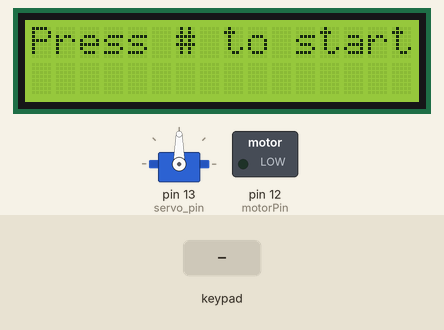
The sketch below on a simulated Arduino Uno, built with avr-gcc and run on an emulated ATmega328P. Parts: 16×2 character LCD, servo, switched loads named in the sketch (green lamp = pin HIGH). The test bench sets the inputs (shaded band).

Above: at 1.2 s.
1.3 s: key '#' pressed
At 2.5 s:
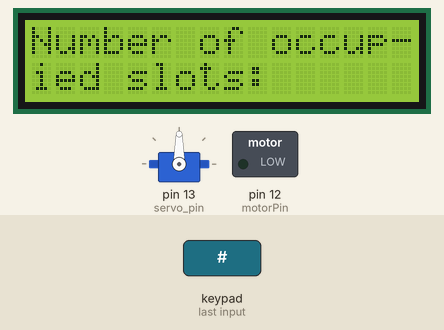
2.8 s: keypad keys 1 1 1 0 9 8 # pressed 0.4 s apart
At 6.1 s:
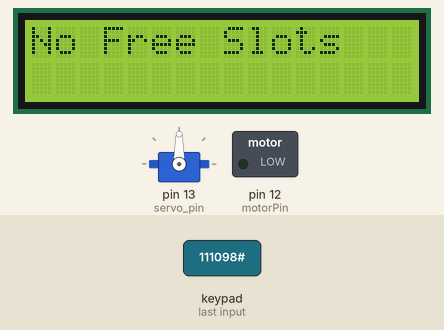
8.2 s: key '#' pressed
At 9.4 s:
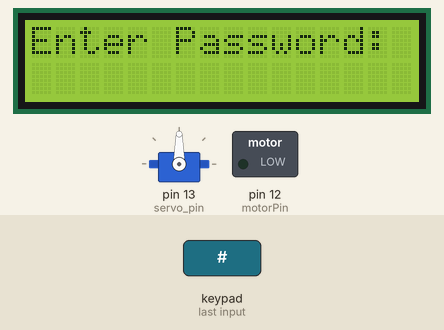
9.7 s: keypad keys 7 6 5 # pressed 0.4 s apart
At 12.3 s:
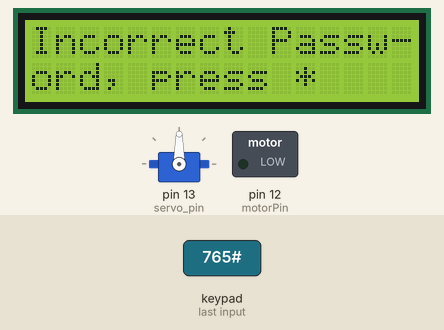
12.8 s: keypad keys 1 1 1 0 9 8 pressed 0.4 s apart
At 15.5 s:
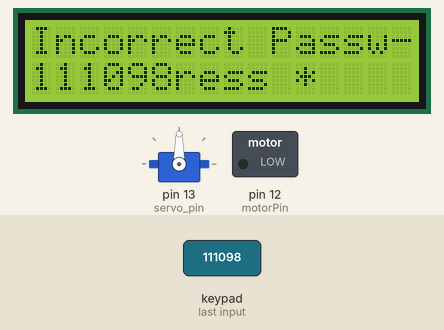
16.7 s: keypad keys 1 1 1 0 9 8 * pressed 0.4 s apart
At 16.91 s:
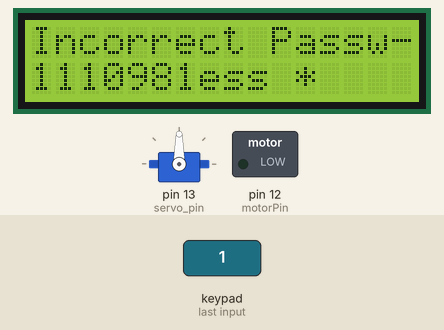
Timing chart, 0 to 19.7 s (numbered marks = the images above; inputs shaded):
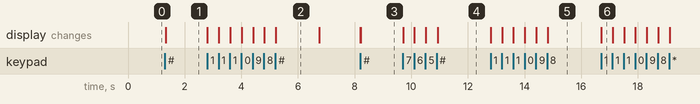

The sketch:

ahmad_s_smart_garage1.ino
```cpp
#include <Adafruit_LiquidCrystal.h>
#include <Keypad.h>
#include <Servo.h>

const int ROW_NUM = 4; //four rows
const int COLUMN_NUM = 3; //four columns


char keys[ROW_NUM][COLUMN_NUM] = {
  {'1','2','3'},
  {'4','5','6'},
  {'7','8','9'},
  {'*','0','#'}
};

byte pin_rows[ROW_NUM] = {11,10, 9, 8}; //connect to the row pinouts of the keypad
byte pin_column[COLUMN_NUM] = {7,6,5}; //connect to the column pinouts of the keypad

Keypad keypad = Keypad( makeKeymap(keys), pin_rows, pin_column, ROW_NUM, COLUMN_NUM );
const String password = "1"; // change your password here
String keypadinput = "";
#define maxPassDigits 32


Adafruit_LiquidCrystal lcd_1(0);

#define maxSlots 6
int slots = 0;
int stage = 0;
char nkey;

int pos = 0;
Servo servo;
#define servo_pin 13
#define servo_degree 190


#define echoPin 2 // attach pin D2 Arduino to pin Echo of HC-SR04
#define trigPin1 1 //attach pin D3 Arduino to pin Trig of HC-SR04
#define trigPin2 3
#define trigPin3 4
long duration; // variable for the duration of sound wave travel
int distance; // variable for the distance measurement
#define carToSensor 30

int motorPin = 12;


void setup() {
  pinMode(motorPin, OUTPUT);
  Serial.begin(9600);
  lcd_1.begin(16, 2);
  keypadinput.reserve(maxPassDigits);
  servo.attach(servo_pin);
  pinMode(trigPin1, OUTPUT); // Sets the trigPin as an OUTPUT
  pinMode(trigPin2, OUTPUT);
  pinMode(trigPin3, OUTPUT);
  pinMode(echoPin, INPUT); // Sets the echoPin as an INPUT
}

void loop() {

  switch (stage) {
    case 0:
      clear();
      display(0,0,"Press # to start");
      stage+=1;

      break;
    case 1:
      nkey = keypad.getKey();
      if (nkey){
        start(nkey);
      }
      break;
    case 2:
      if (slots > 0) {
        stage+=2;
      }else{
        clear();
        display(0,0,"Number of occup-");
        display(0,1,"ied slots:");
        stage+=1;

      }

      break;
    case 3:
      nkey = keypad.getKey();
      if (nkey){
        enterSlots(nkey);
        }
      break;
    case 4:
      clear();
      display(0,0,"Enter Password:");
      keypadinput = "";
      stage+=1;


      break;
    case 5:
      nkey = keypad.getKey();
      if (nkey){ enterPassword(nkey);  }
      break;
    case 6:
      openTheGate();
      stage+=1;
      break;
    case 7:
      clear();
      display(0,0,"Getting car into");
      display(0,1,"place");
      stage+=1;
      break;
    case 8:
      digitalWrite(motorPin, HIGH);
      stage+=1;
      break;
      case 9:
      activateSensor();
      break;
      case 10:
      clear();
      display(0,0,"Closing the Gate");
      break;
      case 11:
        CloseTheGate();
        stage = 0;
        break;
  }

}

void display(int column, int line, String content) {
  lcd_1.setCursor(column, line);
  lcd_1.print(content);
  lcd_1.setBacklight(1);
  //delay(500); // Wait for 500 millisecond(s)
}
void clear(){
  lcd_1.clear();
}
void start(char key){
  if(key == '#') {
    stage+=1;
  }
}
void enterSlots(char key){
  if(key == '*') {
    keypadinput = "";
    stage-=1;
  }
  else if(key == '#') {
    if( keypadinput.toInt() < maxSlots ) {
      clear();
      slots = keypadinput.toInt()+1;
      stage+=1;
    } else {
      clear();
      display(0,0,"No Free Slots");
      delay(1500);
      keypadinput = "";
      stage-=1;
    }

    keypadinput = ""; // clear input password
  }
  else {
  keypadinput += key; // append new character to input password string
  display(10,1,keypadinput);
  }
}
void enterPassword(char key) {


    if(key == '*') {
      stage-=1;

    }
    else if(key == '#') {
      if(password == keypadinput) {
        clear();
        display(0,0,"Correct Password");
        display(0,1,"Opening the Gate");
        stage+=1;

      } else {
        clear();
        display(0,0,"Incorrect Passw-");
        display(0,1,"ord, press *");
      }

      keypadinput = ""; // clear input password
    }
    else {
      keypadinput += key; // append new character to input password string
      display(0,1,keypadinput);
    }
}
void openTheGate(){
  for (; pos <= servo_degree; pos += 1) {
    // tell servo to go to position in variable 'pos'
    servo.write(pos);
    // wait 15 ms for servo to reach the position
    delay(15); // Wait for 15 millisecond(s)
  }
}
void activateSensor(){
  if (slots<3){
    //activate sensor 1
    digitalWrite(trigPin1, LOW);

    delayMicroseconds(2);
    // Sets the trigPin HIGH (ACTIVE) for 10 microseconds
    digitalWrite(trigPin1, HIGH);
    delayMicroseconds(10);
    digitalWrite(trigPin1, LOW);
    // Reads the echoPin, returns the sound wave travel time in microseconds
    duration = pulseIn(echoPin, HIGH);
    // Calculating the distance
    distance = duration * 0.034 / 2; // Speed of sound wave divided by 2 (go and back)
    if (distance <= carToSensor){
      digitalWrite(motorPin, LOW);
      stage += 1;
    }

  } else if (slots <5){
    //activate sensor 2
    digitalWrite(trigPin2, LOW);

    delayMicroseconds(2);
    // Sets the trigPin HIGH (ACTIVE) for 10 microseconds
    digitalWrite(trigPin2, HIGH);
    delayMicroseconds(10);
    digitalWrite(trigPin2, LOW);
    // Reads the echoPin, returns the sound wave travel time in microseconds
    duration = pulseIn(echoPin, HIGH);
    // Calculating the distance
    distance = duration * 0.034 / 2; // Speed of sound wave divided by 2 (go and back)
    if (distance <= carToSensor){
      digitalWrite(motorPin, LOW);
      stage += 1;    }
  } else {
    // activate sensor 3
    digitalWrite(trigPin3, LOW);

    delayMicroseconds(2);
    // Sets the trigPin HIGH (ACTIVE) for 10 microseconds
    digitalWrite(trigPin3, HIGH);
    delayMicroseconds(10);
    digitalWrite(trigPin3, LOW);
    // Reads the echoPin, returns the sound wave travel time in microseconds
    duration = pulseIn(echoPin, HIGH);
    // Calculating the distance
    distance = duration * 0.034 / 2; // Speed of sound wave divided by 2 (go and back)
    if (distance <= carToSensor){

      digitalWrite(motorPin, LOW);
      stage += 1;
          }
  }
}
void CloseTheGate(){
  for (; pos > 0; pos -= 1) {
    // tell servo to go to position in variable 'pos'
    servo.write(pos);
    // wait 15 ms for servo to reach the position
    delay(15); // Wait for 15 millisecond(s)
  }
}
```

Measured:
- after the input at 1.3 s, the display: changes at once (image 1)
- after the input at 2.8 s, the display: first changes at once (image 2 shows a later state)
- after the input at 8.2 s, the display: first changes at once (image 3 shows a later state)
- after the input at 9.7 s, the display: first changes at once (image 4 shows a later state)
- after the input at 12.8 s, the display: first changes at once (image 5 shows a later state)
- after the input at 16.7 s, the display: changes at once (image 6)
- what the display in image 2 shows lasts 1.6 s, from 5.2 s to 6.8 s
